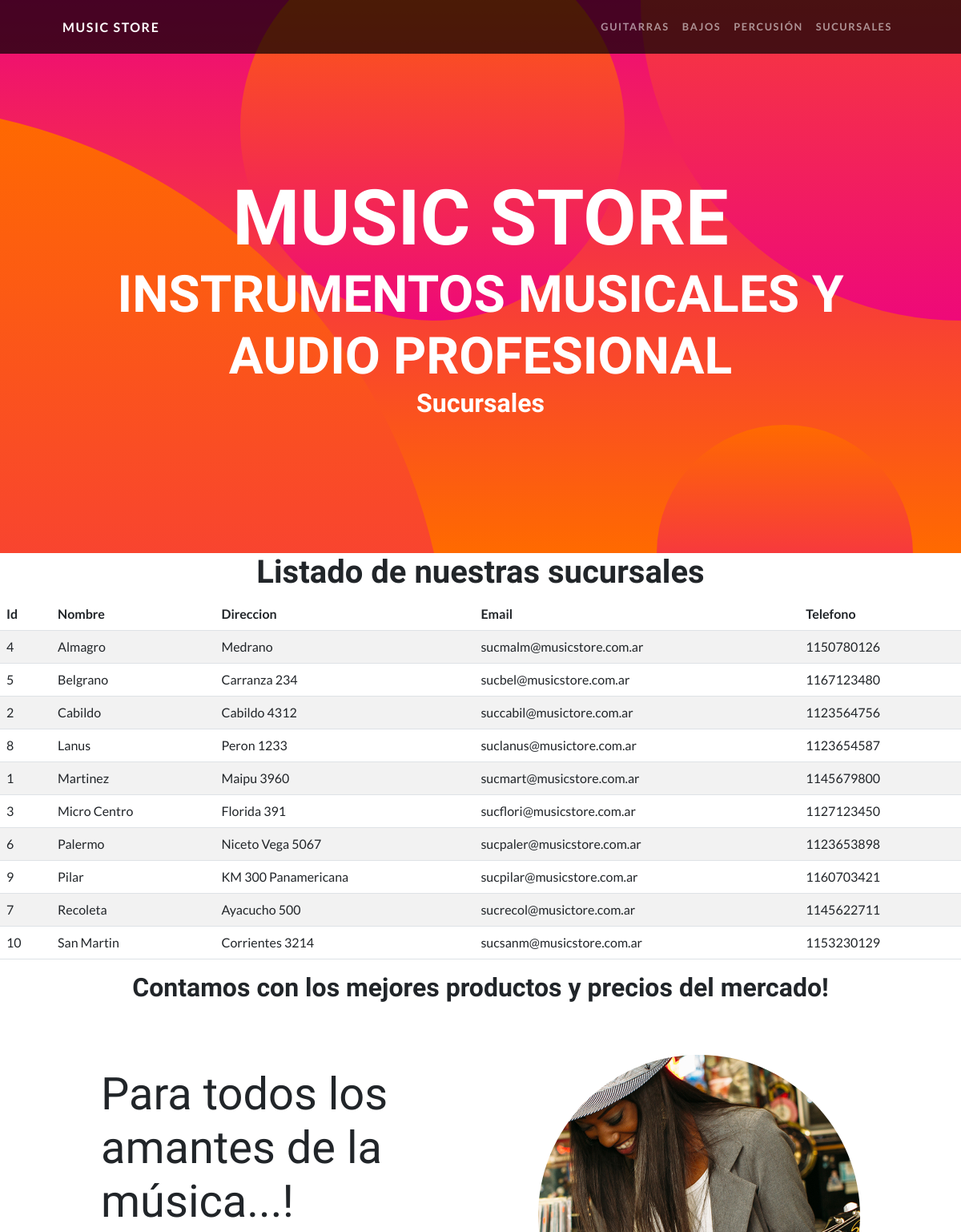
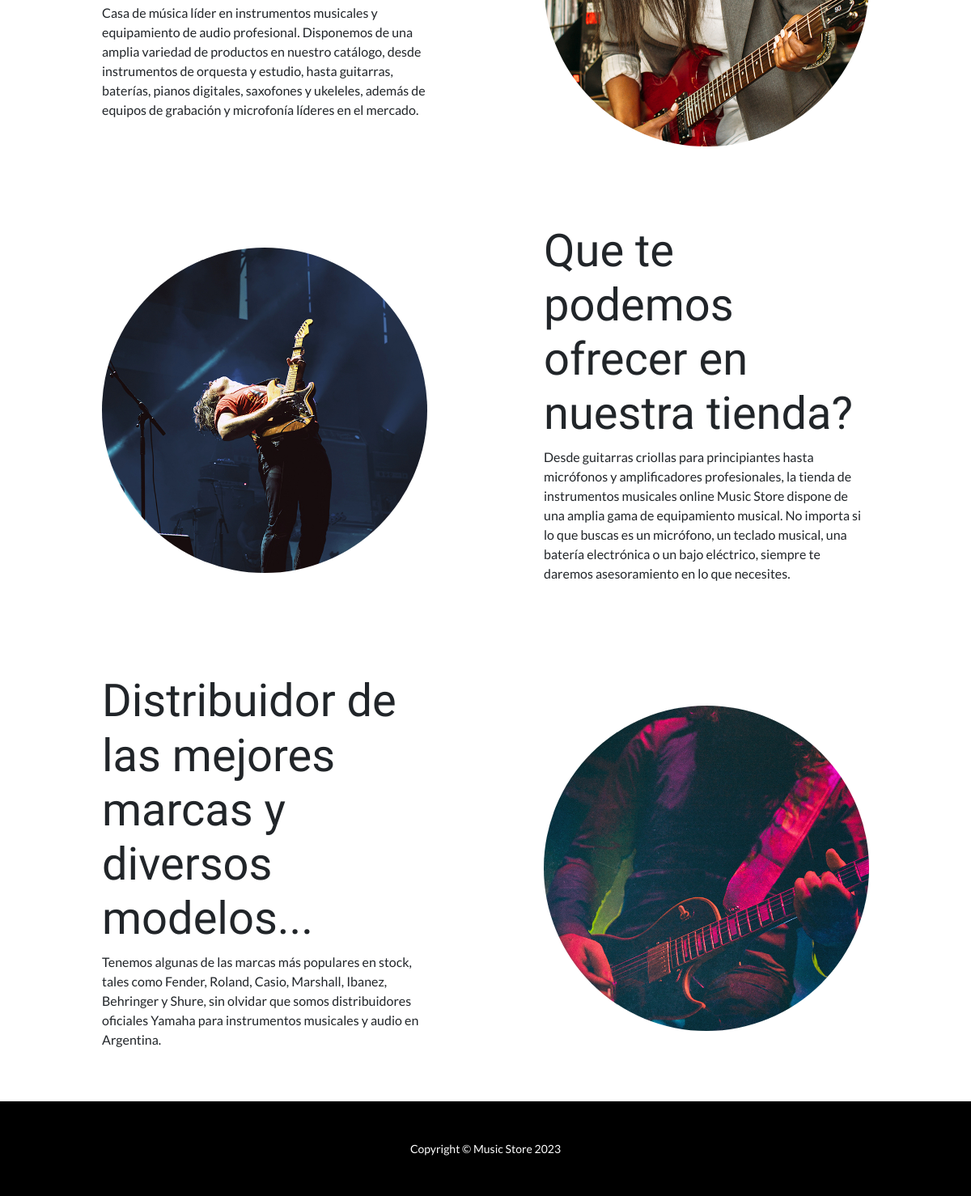
The app's page /sucursales/ with its own data (2 pictures, top to bottom).
### mainapp/models.py (models this page shows, shortened)
class Sucursal(models.Model):
    nombre = models.CharField(max_length=50)
    direccion = models.TextField()
    email = models.EmailField()
    telefono = models.CharField(max_length=15)
    class Meta:
        verbose_name = "Sucursal"
        verbose_name_plural = "Sucursales"
        ordering =['nombre']

### mainapp/views.py (the view)
# urls.py: path('sucursales/', sucursales, name='sucursales' ),
def sucursales(request):
    contexto = {'sucursales': Sucursal.objects.all(), 'titulo':'Listado de nuestras sucursales' }
    return render(request, 'mainapp/sucursales.html', contexto)

### mainapp/templates/mainapp/sucursales.html
{% extends 'mainapp/base.html' %}
{% load static %}
{%block titulo %}
    Sucursales
{%endblock titulo %}
{%block estructura %}
<h1 style="text-align:center;"> {{titulo}}</h1>
<table class="table table-striped">
    <thead>
        <tr>
            <th>Id</th>
            <th>Nombre</th>
            <th>Direccion</th>
            <th>Email</th>
            <th>Telefono</th>
        </tr>
    </thead>
    <tbody>
{% for c in sucursales  %}
        <tr>
            <td>{{ c.id }}</td>
            <td>{{ c.nombre }}</td>
            <td>{{ c.direccion }}</td>
            <td>{{ c.email }}</td>
            <td>{{ c.telefono }}</td>
        </tr>
{% endfor %}
    </tbody>
</table>
{%endblock estructura %}

### records on screen
Sucursal: id "4", nombre "Almagro", direccion "Medrano", email "sucmalm@musicstore.com.ar", telefono "1150780126"
Sucursal: id "5", nombre "Belgrano", direccion "Carranza 234", email "sucbel@musicstore.com.ar", telefono "1167123480"
Sucursal: id "2", nombre "Cabildo", direccion "Cabildo 4312", email "succabil@musictore.com.ar", telefono "1123564756"
Sucursal: id "8", nombre "Lanus", direccion "Peron 1233", email "suclanus@musictore.com.ar", telefono "1123654587"
Sucursal: id "1", nombre "Martinez", direccion "Maipu 3960", email "sucmart@musicstore.com.ar", telefono "1145679800"
Sucursal: id "3", nombre "Micro Centro", direccion "Florida 391", email "sucflori@musicstore.com.ar", telefono "1127123450"
Sucursal: id "6", nombre "Palermo", direccion "Niceto Vega 5067", email "sucpaler@musicstore.com.ar", telefono "1123653898"
Sucursal: id "9", nombre "Pilar", direccion "KM 300 Panamericana", email "sucpilar@musicstore.com.ar", telefono "1160703421"
Sucursal: id "7", nombre "Recoleta", direccion "Ayacucho 500", email "sucrecol@musictore.com.ar", telefono "1145622711"
Sucursal: id "10", nombre "San Martin", direccion "Corrientes 3214", email "sucsanm@musicstore.com.ar", telefono "1153230129"

### other values on screen
{{ titulo }} "Listado de nuestras sucursales"
